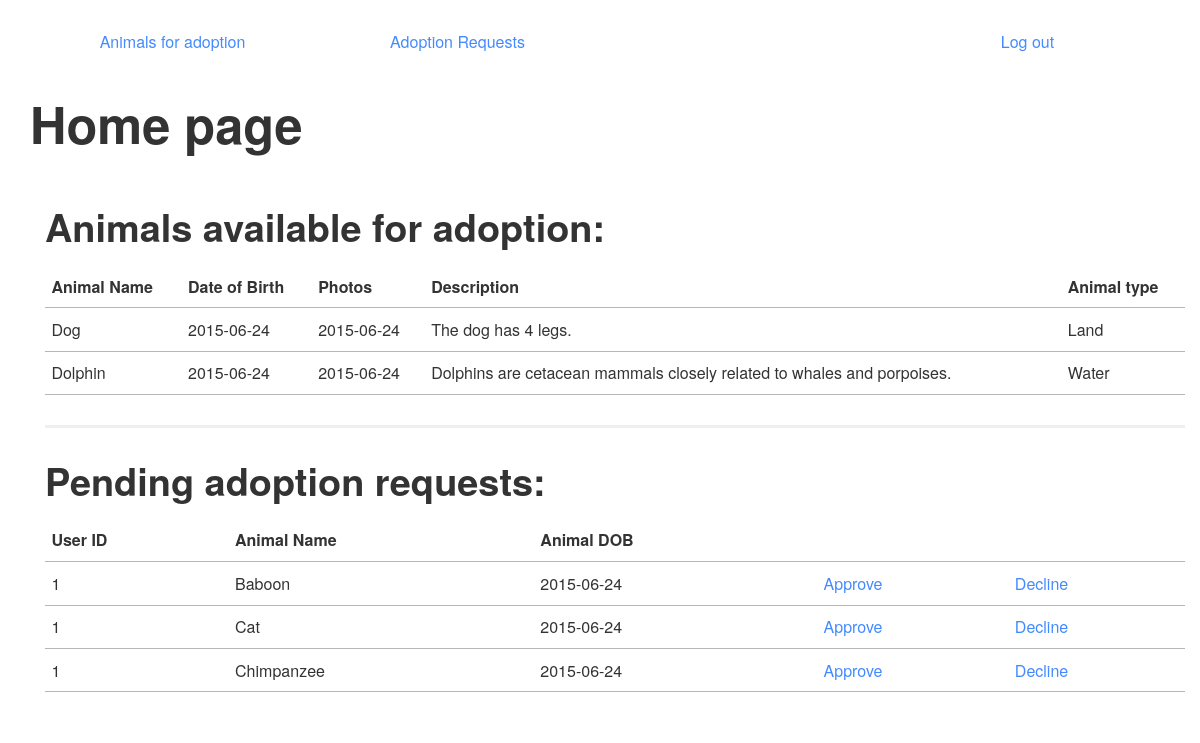
The app's page /staffhomepage.php (signed in) with its own data.
### tables this page shows
CREATE TABLE IF NOT EXISTS `animal` (
  `animalId` int(11) unsigned NOT NULL AUTO_INCREMENT,
  `name` varchar(35) NOT NULL,
  `dateofbirth` datetime NOT NULL,
  `description` varchar(255) DEFAULT NULL,
  `animalType` varchar(50) NOT NULL,
  `photo` varchar(500) DEFAULT NULL,
  `available` tinyint(1) DEFAULT NULL,
  PRIMARY KEY (`animalId`),
  UNIQUE KEY `animalId` (`animalId`)
);

CREATE TABLE IF NOT EXISTS `adoptionrequest` (
  `adoptionID` int(11) unsigned NOT NULL AUTO_INCREMENT,
  `userID` varchar(50) DEFAULT NULL,
  `animalID` int(11) NOT NULL,
  `approved` tinyint(1) DEFAULT NULL,
  PRIMARY KEY (`adoptionID`)
);

### StaffHomePage.php (the view, shortened to what this page needs)
<!DOCTYPE html>
<html lang="en" xmlns="http://www.w3.org/1999/xhtml">
<head>
	<link rel="stylesheet" href="baseguide-master/css/baseguide.min.css">
	<link rel="stylesheet" href="baseguide-master/css/demo.css">
</head>
<body>
<section id="staffSection" class="container">
	<nav>
		<ul class="list-equal">
			<li><a href="#">Animals for adoption</a></li>
			<li><a href="#">Adoption Requests</a></li>
			<li><a href="#"></a></li>
			<li><a href="#">Log out</a></li>
		</ul>
	</nav>
	<h1>Home page</h1>
	<div id="staffHomePage" class="container" style="margin-right: 0; margin-left: 0;">
		<section id="forAdoption">
			<h2>Animals available for adoption:</h2>
				<?php
				$result = mysqli_query($link, "SELECT * FROM animal WHERE available = 1");
					echo "<table class='table'>
						   <tr>
						   <th>Animal Name</th>
						   <th>Date of Birth</th>
						   <th>Photos</th>
						   <th>Description</th>
						   <th>Animal type</th></tr>";
					foreach($result as $row) {
						$row['dateofbirth'] = date("Y-m-d");
						echo "<tr>";
						echo '<td>' . $row['name'] . "</td>";
						echo '<td>' . $row['dateofbirth'] . "</td>";
						echo '<td>' . $row['dateofbirth'] . "</td>";
						echo '<td>' . $row['description'] . "</td>";
						echo '<td>' . $row['animalType'] . "</td>";
						echo "</tr>";
					}
					echo "</table>";
				?>
		</section>
		<section id="adoptionRequest">
			<h2>Pending adoption requests:</h2>
				<?php
				$result = mysqli_query($link, "SELECT a.name, a.dateofbirth, r.userID, r.adoptionID
												FROM adoptionrequest r, animal a
												WHERE r.animalID = a.animalId
												and r.approved IS NULL");
					echo "<table class='table'>
						   <tr>
						   <th>User ID</th>
						   <th>Animal Name</th>
						   <th>Animal DOB</th>
						   <th></th>
						   <th></th></tr>";
					foreach($result as $row) {
						$row['dateofbirth'] = date("Y-m-d");
						$approveUrl = '/coursework/approveAnimal.php?adoptionId=' . $row['adoptionID'];
						$declineUrl = '/coursework/declineAnimal.php?adoptionId=' . $row['adoptionID'];
						echo "<tr>";
						echo '<td>' . $row['userID'] . "</td>";
						echo '<td>' . $row['name'] . "</td>";
						echo '<td>' . $row['dateofbirth'] . "</td>";
						echo '<td>' . "<a href='". $approveUrl ."'>Approve</a>" . "</td>";
						echo '<td>' . "<a href='". $declineUrl ."'>Decline</a>" . "</td>";
						echo "</tr>";
					}
					echo "</table>";
				?>
		</section>
	</div>
</section>
</body>
</html>

### baseguide-master/css/demo.css (style rules this page uses)
section { margin-top: 15px; padding-top: 15px; border-top: 0.2em solid #efefef; }
section:first-child { margin-top: 0; border-top: 0; }
@media (min-width: 48em) { section { margin-top: 30px; padding-top: 30px; } }

### records on screen
animal: name "Dog", dateofbirth "2015-06-24", description "The dog has 4 legs.", animalType "Land"
animal: name "Dolphin", dateofbirth "2015-06-24", description "Dolphins are cetacean mammals closely related to whales and porpoises.", animalType "Water"
adoptionrequest: userID "1", animalID.name "Baboon", dateofbirth "2015-06-24"
adoptionrequest: userID "1", animalID.name "Cat", dateofbirth "2015-06-24"
adoptionrequest: userID "1", animalID.name "Chimpanzee", dateofbirth "2015-06-24"
